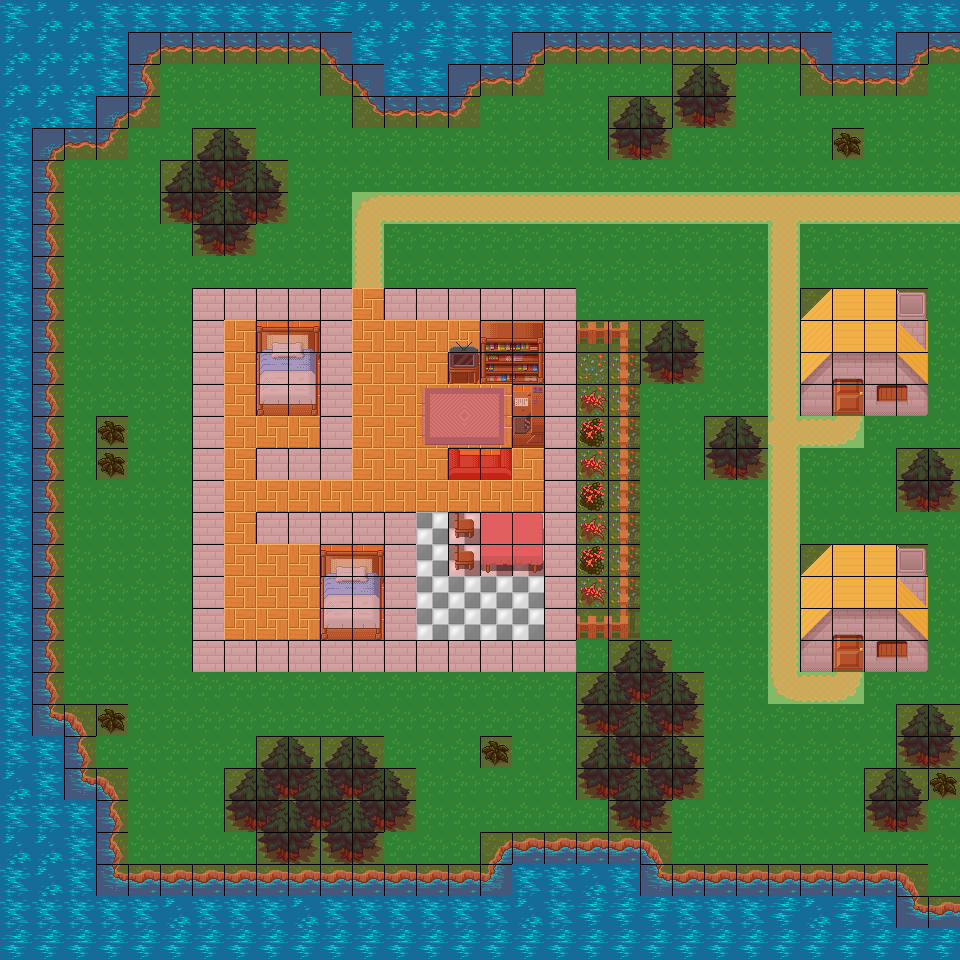

A level layout from a 2D game, rendered from its tile map. Below: a short description, then the map file with tile-grid data replaced by summaries:
An orthogonal 30x30 tile map with 32x32 px tiles, 4 tile layers (Tile Layer 1, Tile Layer 2, Tile Layer 3, Collision), 3 tilesets.

<map version="1.0" orientation="orthogonal" renderorder="right-down" width="30" height="30" tilewidth="32" tileheight="32" nextobjectid="1">
 <tileset firstgid="1" name="forest_tiles" tilewidth="32" tileheight="32" tilecount="256" columns="16">
  <image source="../images/forest_tiles.png" width="512" height="512" />
 </tileset>
 <tileset firstgid="257" name="open_tileset" tilewidth="32" tileheight="32" tilecount="1710" columns="45">
  <image source="../images/open_tileset.png" width="1440" height="1216" />
 </tileset>
 <tileset firstgid="1967" name="meta_tiles" tilewidth="32" tileheight="32" tilecount="2" columns="2">
  <image source="../images/meta_tiles.png" width="67" height="34" />
 </tileset>
 <layer name="Tile Layer 1" width="30" height="30">
  <data>[900 cells, 900 non-empty, 37 distinct tile ids]</data>
 </layer>
 <layer name="Tile Layer 2" width="30" height="30">
  <data>[900 cells, 316 non-empty, 69 distinct tile ids]</data>
 </layer>
 <layer name="Tile Layer 3" width="30" height="30">
  <data>[900 cells, 6 non-empty, 6 distinct tile ids]</data>
 </layer>
 <layer name="Collision" width="30" height="30">
  <data>[900 cells, 315 non-empty, 1 distinct tile ids]</data>
 </layer>
</map>
